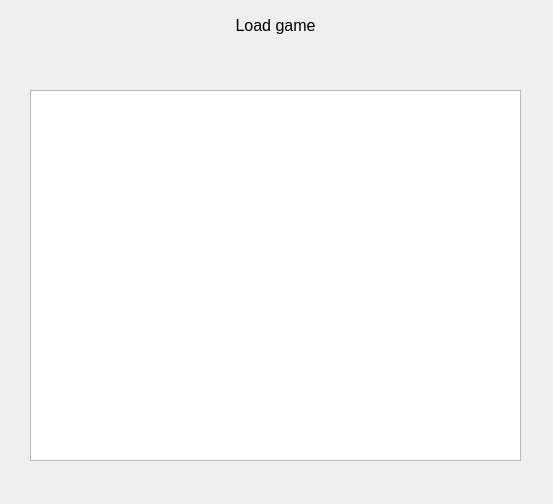
<?xml version="1.0" encoding="UTF-8"?>
<ui version="4.0">
 <class>LoadGameDialog</class>
 <widget class="QDialog" name="LoadGameDialog">
  <property name="geometry">
   <rect>
    <x>0</x>
    <y>0</y>
    <width>553</width>
    <height>504</height>
   </rect>
  </property>
  <property name="windowTitle">
   <string>Dialog</string>
  </property>
  <widget class="QLabel" name="label">
   <property name="geometry">
    <rect>
     <x>0</x>
     <y>10</y>
     <width>551</width>
     <height>31</height>
    </rect>
   </property>
   <property name="font">
    <font>
     <pointsize>12</pointsize>
    </font>
   </property>
   <property name="text">
    <string>Load game</string>
   </property>
   <property name="alignment">
    <set>Qt::AlignCenter</set>
   </property>
  </widget>
  <widget class="QListView" name="saveList">
   <property name="geometry">
    <rect>
     <x>30</x>
     <y>90</y>
     <width>491</width>
     <height>371</height>
    </rect>
   </property>
  </widget>
  <zorder>saveList</zorder>
  <zorder>label</zorder>
 </widget>
 <resources/>
 <connections/>
</ui>
